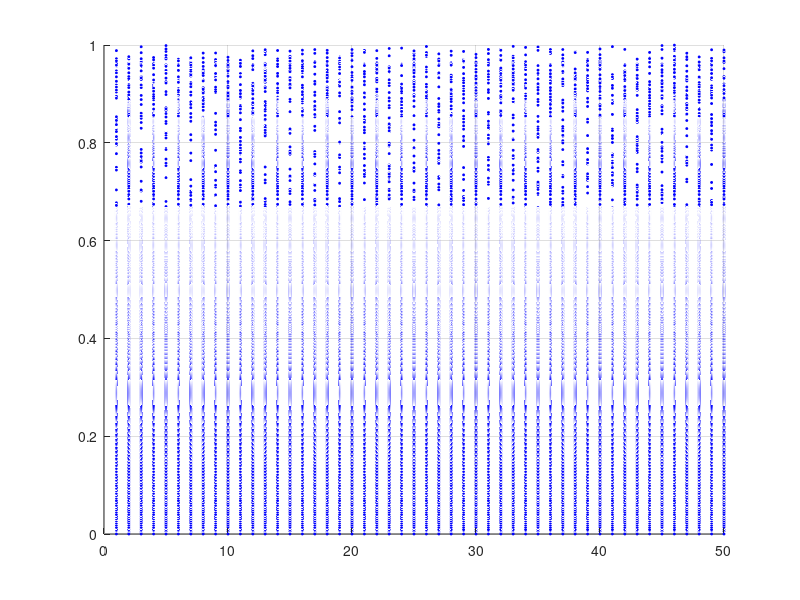

Source code (MATLAB): (Note: this script raises an error after producing the figure.)
function mat = yue_bifur(fun,x0,a0,a1,N,L,p_siz)

% fun = @(x,r) r*x*(1-x); 
% x0 = .4; a0 = 0; a1 = 4; N = 100; L = 50;
% mat = yue_bifur(fun,x0,a0,a1,N,L);
% -------------------------------------------------Experiments-----
   fun = @(x,r) r*x*(1-x);   % logistic map set a1=4
%pai = 3.14;


%fun = @(x,r) r*sin(pai*x); %sin map set a1=1

%fun = @(x,r) cos(r*arccos(x)); %chebyshev map
 x0 = 0.2; a0 = 0; a1 = 4; N = 1000; L = 50;
 

% default settings
if ~exist('p_siz','var')
    p_siz = 2;
end

% initialization
mat = zeros(N,L);
a = linspace(a0,a1,N);

% main loop
format long
for i = 1:N
    ca = a(i); % pick one parameter value at each time
    for j = 1:L % generate a sequence with length L
        if j == 1 
            pre = x0; % assign initial value
            for k = 1:500 % throw out bad data
               nxt = fun(pre,ca); 
               pre = nxt;
            end
        end
        nxt = fun(pre,ca); % generate sequence
        mat(i,j) = nxt; % store in mat
        pre = nxt; % use latest value as the initial value for the next round
    end
end

% plot 
dcolor = [0,0,1]; % Marker color setting: blue        
[r,c] = meshgrid(1:L,a); % associated cooridate data 
surf(r,c,mat,'Marker','*','MarkerSize',p_siz,'FaceColor','None','MarkerEdgeColor', dcolor,'EdgeColor','None')
view([90,0,0]) % change camera direction
ylim([a0,a1]) % fit to data
ylabel('\mu')
Xlabel('Xn')

